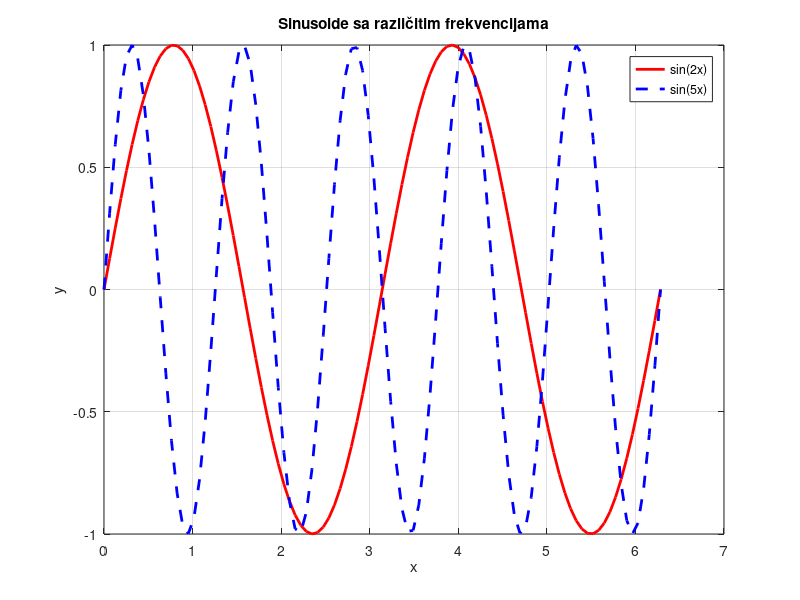

Write the MATLAB code that produced this figure. (Note: this script raises an error after producing the figure.)
% 1

x = linspace(0, 2*pi, 100);

y1 = sin(2*x);
y2 = sin(5*x);

figure;
plot(x, y1, 'r-', 'LineWidth', 2);
hold on;
plot(x, y2, 'b--', 'LineWidth', 2); 
hold off;

title('Sinusoide sa različitim frekvencijama');
xlabel('x');
ylabel('y');
legend('sin(2x)', 'sin(5x)');
grid on;

% 2

podaci = randn(1000,1);

figure;
histogram(podaci, 20); 

title('Histogram normalno distribuiranih podataka');
xlabel('Vrijednosti');
ylabel('Frekvencija');
grid on;

% 3

[x, y] = meshgrid(-5:0.2:5, -5:0.2:5);
z = x.^2 + y.^2;

figure;
surf(x, y, z);
shading interp;
colorbar; 

title('3D Grafikon paraboloida');
xlabel('x');
ylabel('y');
zlabel('z = x^2 + y^2');

% 4

populacije = [50, 30, 15, 10, 5];
drzave = {'Država A', 'Država B', 'Država C', 'Država D', 'Država E'};

figure;
pie(populacije, drzave);

title('Populacija pet država');

% 5

x = linspace(-2, 2, 100);
y = x.^2;

figure;
comet(x, y);

title('Kretanje tačke po paraboli y = x^2');
xlabel('x');
ylabel('y');
grid on;
